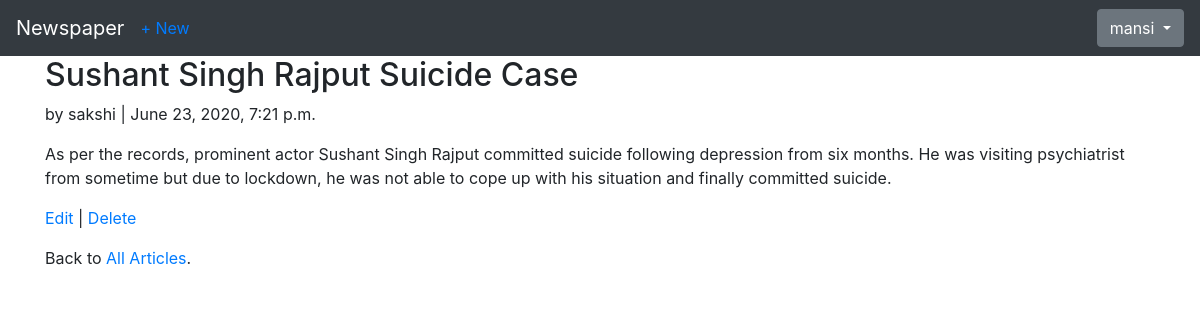
/articles/3/ (signed in), run on the app's committed database.
### users/models.py (models this page shows)
class CustomUser(AbstractUser):
    age = models.PositiveIntegerField(null=True, blank=True)

### articles/models.py (models this page shows, shortened)
class Article(models.Model):
    title = models.CharField(max_length=255)
    body = models.TextField()
    date = models.DateTimeField(auto_now_add=True)
    author = models.ForeignKey(get_user_model(), on_delete=models.CASCADE)

### articles/views.py (the view)
# urls.py: path('<int:pk>/', ArticleDetailView.as_view(), name='article_detail'),
class ArticleDetailView(LoginRequiredMixin, DetailView):
    model = Article
    template_name = 'article_detail.html'
    login_url = 'login'

### templates/article_detail.html
{% extends 'base.html' %}
{% block content %}
<div class="article-entry">
    <h2>{{ object.title }}</h2>
    <p>by {{ object.author }} | {{ object.date }}</p>
    <p>{{ object.body }}</p>
</div>
<p>
    <a href="{% url 'article_edit' article.pk %}">Edit</a> |
    <a href="{% url 'article_delete' article.pk %}">Delete</a>
</p>
<p>Back to <a href="{% url 'article_list' %}">All Articles</a>.</p>
{% endblock content %}

### templates/base.html (shortened to what this page needs)
<!doctype html>
<html lang="en">
<head>
<link rel="stylesheet"
href="https://stackpath.bootstrapcdn.com/bootstrap/4.1.3/css/\
bootstrap.min.css"
integrity="sha384-
MCw98/SFnGE8fJT3GXwEOngsV7Zt27NXFoaoApmYm81i\
uXoPkFOJwJ8ERdknLPMO"
crossorigin="anonymous">
<link rel="stylesheet" href="https://maxcdn.bootstrapcdn.com/bootstrap/4.0.0-beta.3/css/bootstrap.min.css">
</head>
<body>
<nav class="navbar navbar-expand-md navbar-dark bg-dark mb-
4">
<a class="navbar-brand" href="{% url 'home' %}">Newspaper</a>
{% if user.is_authenticated %}
<ul class="navbar-nav mr-auto">
<li class="nav-item"><a href="{% url 'article_new' %}">+
New</a></li>
</ul>
{% endif %}
<div class="collapse navbar-collapse" id="navbarCollapse">
    {% if user.is_authenticated %}
        <ul class="navbar-nav ml-auto">
            <li class="nav-item">
            <div class="dropdown show">
            <a class="btn btn-outline-secondary dropdown-toggle" href="#" id="userMenu" data-toggle="dropdown" aria-haspopup="true" aria-expanded="false">
                {{ user.username }}
            </a>
            </div>
            </li>
        </ul>
    {% else %}
        <form class="form-inline ml-auto">
            <a href="{% url 'login' %}" class="btn btn-outline-secondary">Log In</a>
            <a href="{% url 'signup' %}" class="btn btn-primary ml-2">Sign up</a>
    </form>
    {% endif %}
    </div>
    </nav>
    <div class="container">
        {% block content %}
        {% endblock content %}
    </div>
</body>
</html>

### data on the page
CustomUser: username "mansi"
Article: title "Sushant Singh Rajput Suicide Case", author "sakshi", date "June 23, 2020, 7:21 p.m.", body "As per the records, prominent actor Sushant Singh Rajput committed suicide following depression from six months. He was visiting psychiatrist from sometime but due to lockdown, he was not able to cope up with his situation and finally committed suicide."
